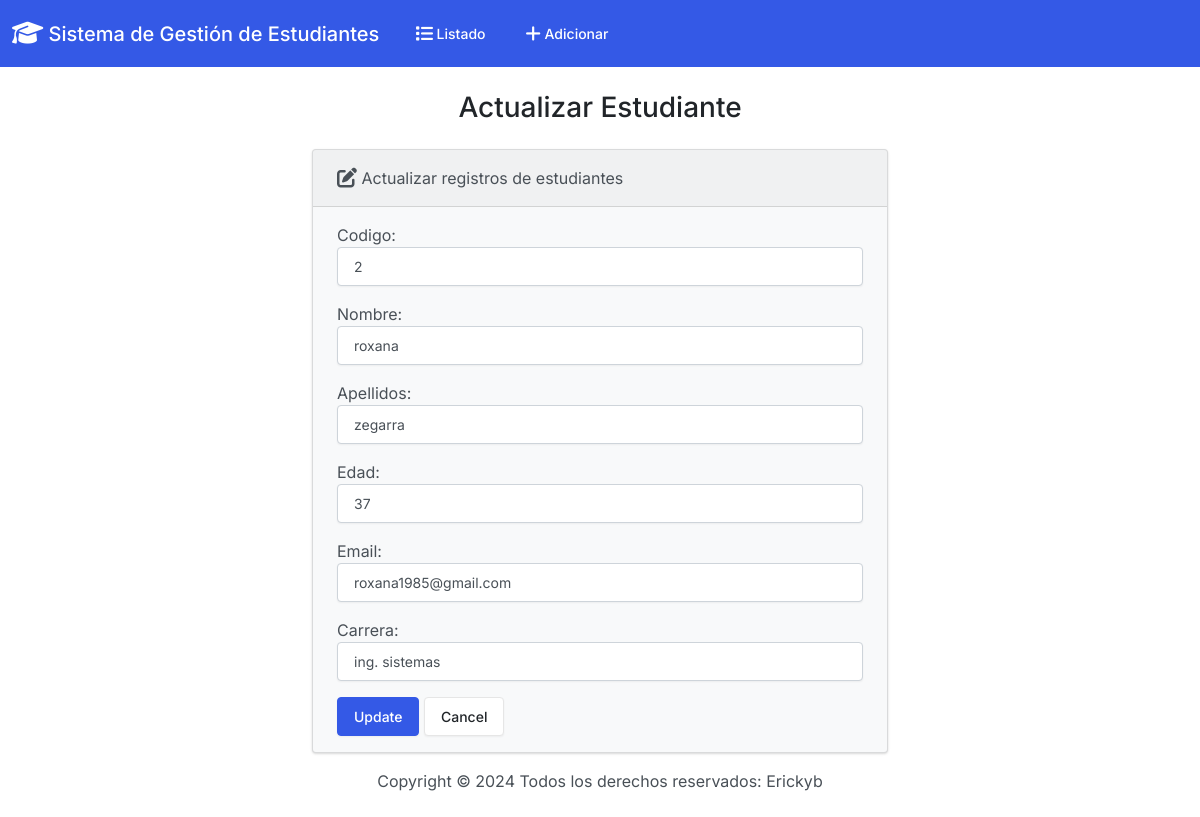
Page /edit/2/ on the committed database.
### app/models.py (models this page shows, shortened)
class Estudiante(models.Model):
  codigo = models.PositiveIntegerField()
  nombre = models.CharField(max_length=50)
  apellidos = models.CharField(max_length=50)
  edad=models.IntegerField()
  email = models.EmailField(max_length=100)
  carrera = models.CharField(max_length=50)

### app/views.py (the view)
# urls.py: path('edit/<int:id>/', views.edit, name='edit'),
def edit(request,id):
    if request.method == 'POST':
        estudiante = Estudiante.objects.get(pk=id)
        form = EstudianteForm(request.POST, instance=estudiante)
        if form.is_valid():
            form.save()
            return render(request, 'app/edit.html', {'form': form, 'success': True})
    else:
        estudiante = Estudiante.objects.get(pk=id)
        form = EstudianteForm(instance=estudiante)
    return render(request, 'app/edit.html', {'form': form})

### app/forms.py
class EstudianteForm(forms.ModelForm):
    class Meta:
        model = Estudiante
        fields = ['codigo','nombre','apellidos','edad','email','carrera']
        labels = {
            'codigo': 'Codigo',
            'nombre': 'Nombre',
            'apellidos': 'Apellidos',
            'edad':'Edad',
            'email': 'Email',
            'carrera': 'Carrera'
        }
        widgets = {
            'codigo':forms.NumberInput(attrs={'class':'form-control'}),
            'nombre': forms.TextInput(attrs={'class':'form-control'}),
            'apellidos':forms.TextInput(attrs={'class':'form-control'}),
            'edad':forms.NumberInput(attrs={'class':'form-control'}),
            'email':forms.EmailInput(attrs={'class':'form-control'}),
            'carrera':forms.TextInput(attrs={'class':'form-control'})
        }

### app/templates/app/edit.html (shortened to what this page needs)
{% extends "app/base.html" %}
{% block body %}
<h3 class="text-center m-4">Actualizar Estudiante</h3>
{% if success %}
<div class="alert alert-success" role="alert">
  Estudiante se actualizo con exito.
  <a href="{% url 'index' %}" class="alert-link">Ir a la página de inicio.</a>
</div>
{% else %}
<div class="row justify-content-center">
  <div class="col-6">
    <div class="card bg-light mb-3">
      <div class="card-header">
        <i class="fa-solid fa-pen-to-square fa-lg"></i> Actualizar registros de estudiantes
      </div>
      <div class="card-body">
        <form action="" method="POST">
          {{ form.as_p }}
          <button type="submit" class="btn btn-primary">Update</button>
          <a href="{% url 'index' %}" class="btn btn-secondary">Cancel</a>
        </form>
      </div>
    </div>
  </div>
</div>
{% endif %}
{% endblock %}

### rows in the picture
Estudiante: codigo "2", nombre "roxana", apellidos "zegarra", edad "37", email "roxana1985@gmail.com", carrera "ing. sistemas"
